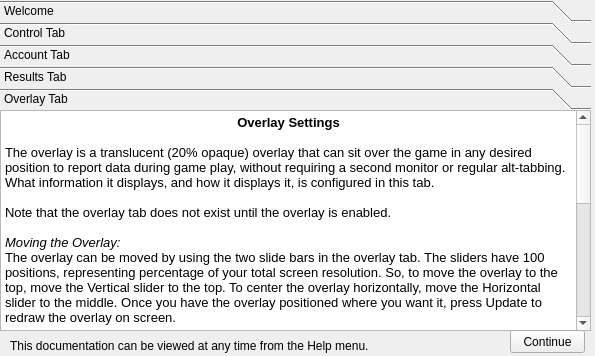
<?xml version="1.0" encoding="UTF-8"?>
<ui version="4.0">
 <class>HelpWindow</class>
 <widget class="QWidget" name="HelpWindow">
  <property name="windowModality">
   <enum>Qt::ApplicationModal</enum>
  </property>
  <property name="geometry">
   <rect>
    <x>0</x>
    <y>0</y>
    <width>595</width>
    <height>356</height>
   </rect>
  </property>
  <property name="minimumSize">
   <size>
    <width>595</width>
    <height>356</height>
   </size>
  </property>
  <property name="maximumSize">
   <size>
    <width>595</width>
    <height>356</height>
   </size>
  </property>
  <property name="windowTitle">
   <string>Tor Tools Documentation</string>
  </property>
  <widget class="QToolBox" name="helpWindow">
   <property name="geometry">
    <rect>
     <x>0</x>
     <y>0</y>
     <width>591</width>
     <height>331</height>
    </rect>
   </property>
   <property name="currentIndex">
    <number>4</number>
   </property>
   <property name="tabSpacing">
    <number>0</number>
   </property>
   <widget class="QWidget" name="page">
    <property name="geometry">
     <rect>
      <x>0</x>
      <y>0</y>
      <width>591</width>
      <height>226</height>
     </rect>
    </property>
    <attribute name="label">
     <string>Welcome</string>
    </attribute>
    <widget class="QTextEdit" name="textEdit">
     <property name="geometry">
      <rect>
       <x>0</x>
       <y>0</y>
       <width>591</width>
       <height>221</height>
      </rect>
     </property>
     <property name="html">
      <string>&lt;!DOCTYPE HTML PUBLIC &quot;-//W3C//DTD HTML 4.0//EN&quot; &quot;http://www.w3.org/TR/REC-html40/strict.dtd&quot;&gt;
&lt;html&gt;&lt;head&gt;&lt;meta name=&quot;qrichtext&quot; content=&quot;1&quot; /&gt;&lt;style type=&quot;text/css&quot;&gt;
p, li { white-space: pre-wrap; }
&lt;/style&gt;&lt;/head&gt;&lt;body style=&quot; font-family:'MS Shell Dlg 2'; font-size:8.25pt; font-weight:400; font-style:normal;&quot;&gt;
&lt;p align=&quot;center&quot; style=&quot; margin-top:0px; margin-bottom:0px; margin-left:0px; margin-right:0px; -qt-block-indent:0; text-indent:0px;&quot;&gt;&lt;span style=&quot; font-size:12pt;&quot;&gt;Welcome to TorTools&lt;/span&gt;&lt;/p&gt;
&lt;p align=&quot;center&quot; style=&quot; margin-top:0px; margin-bottom:0px; margin-left:0px; margin-right:0px; -qt-block-indent:0; text-indent:0px;&quot;&gt;&lt;span style=&quot; font-size:10pt;&quot;&gt;This documentation will help you get started.&lt;/span&gt;&lt;/p&gt;
&lt;p align=&quot;center&quot; style=&quot; margin-top:0px; margin-bottom:0px; margin-left:0px; margin-right:0px; -qt-block-indent:0; text-indent:0px;&quot;&gt;&lt;span style=&quot; font-size:10pt;&quot;&gt;If you'd rather dive right in, just close this window.&lt;/span&gt;&lt;/p&gt;
&lt;p align=&quot;center&quot; style=&quot;-qt-paragraph-type:empty; margin-top:0px; margin-bottom:0px; margin-left:0px; margin-right:0px; -qt-block-indent:0; text-indent:0px; font-size:10pt;&quot;&gt;&lt;/p&gt;
&lt;p style=&quot; margin-top:0px; margin-bottom:0px; margin-left:0px; margin-right:0px; -qt-block-indent:0; text-indent:0px;&quot;&gt;&lt;span style=&quot; font-size:10pt; font-weight:600;&quot;&gt;What is Tor Tools? &lt;/span&gt;&lt;/p&gt;
&lt;p style=&quot; margin-top:0px; margin-bottom:0px; margin-left:0px; margin-right:0px; -qt-block-indent:0; text-indent:0px;&quot;&gt;&lt;span style=&quot; font-size:10pt;&quot;&gt;Tor Tools is software to augment the game Star Wars - The Old Republic (SW:TOR or just TOR). It seeks out to do this by supplying two oft wanted features that BioWare, the developer of TOR, has yet to implement themselves: a combat statistics system, and a looking for group tool.&lt;/span&gt;&lt;/p&gt;
&lt;p style=&quot;-qt-paragraph-type:empty; margin-top:0px; margin-bottom:0px; margin-left:0px; margin-right:0px; -qt-block-indent:0; text-indent:0px; font-size:10pt;&quot;&gt;&lt;/p&gt;
&lt;p style=&quot; margin-top:0px; margin-bottom:0px; margin-left:0px; margin-right:0px; -qt-block-indent:0; text-indent:0px;&quot;&gt;&lt;span style=&quot; font-size:10pt;&quot;&gt;Unlike many other MMOs, SW:TOR does not currently offer a built in API for developing game addons, or even external API support for various tasks like account validation. As a result, this program is limited by the functionality provided by BioWare.  Details on these limitations will be discussed in the appropriate context.&lt;/span&gt;&lt;/p&gt;
&lt;p style=&quot;-qt-paragraph-type:empty; margin-top:0px; margin-bottom:0px; margin-left:0px; margin-right:0px; -qt-block-indent:0; text-indent:0px; font-size:10pt;&quot;&gt;&lt;/p&gt;
&lt;p style=&quot; margin-top:0px; margin-bottom:0px; margin-left:0px; margin-right:0px; -qt-block-indent:0; text-indent:0px;&quot;&gt;&lt;span style=&quot; font-size:10pt; font-weight:600;&quot;&gt;Combat Statistics&lt;/span&gt;&lt;/p&gt;
&lt;p style=&quot; margin-top:0px; margin-bottom:0px; margin-left:0px; margin-right:0px; -qt-block-indent:0; text-indent:0px;&quot;&gt;&lt;span style=&quot; font-size:10pt;&quot;&gt;TorTools has a multistep approach to determining and serving combat statistics to you. This approach starts with monitoring your filesystem for changes to the directory where TOR writes its log files. In order for log files to be successfully retreived, combat logs must be enabled in game. After logging is enabled in game, the control scheme for monitoring the directory must be set up and enabled. See the &amp;quot;Control Tab&amp;quot; section for more information on this process.&lt;/span&gt;&lt;/p&gt;
&lt;p style=&quot;-qt-paragraph-type:empty; margin-top:0px; margin-bottom:0px; margin-left:0px; margin-right:0px; -qt-block-indent:0; text-indent:0px; font-size:10pt;&quot;&gt;&lt;/p&gt;
&lt;p style=&quot; margin-top:0px; margin-bottom:0px; margin-left:0px; margin-right:0px; -qt-block-indent:0; text-indent:0px;&quot;&gt;&lt;span style=&quot; font-size:10pt;&quot;&gt;The limitation that will arise here is that TOR does not write the log to file after every encounter, nor to any discernable time table. So, updates to the statistics may well lag far behind actual combat times. This is a limitation imposed by BioWare. If you want to see statistics manually, you may force the game to write to file by temporarily disabling and then reenabling combat logging in game.&lt;/span&gt;&lt;/p&gt;
&lt;p style=&quot;-qt-paragraph-type:empty; margin-top:0px; margin-bottom:0px; margin-left:0px; margin-right:0px; -qt-block-indent:0; text-indent:0px; font-size:10pt;&quot;&gt;&lt;/p&gt;
&lt;p style=&quot; margin-top:0px; margin-bottom:0px; margin-left:0px; margin-right:0px; -qt-block-indent:0; text-indent:0px;&quot;&gt;&lt;span style=&quot; font-size:10pt;&quot;&gt;After a change is detected, the system then sends this file to a server that processes it, and generates both a webpage, viewable in the &amp;quot;results&amp;quot; tab, and reply to this client, which displays in the game overlay as designated in the Overlay tab. &lt;/span&gt;&lt;/p&gt;
&lt;p style=&quot;-qt-paragraph-type:empty; margin-top:0px; margin-bottom:0px; margin-left:0px; margin-right:0px; -qt-block-indent:0; text-indent:0px; font-size:10pt;&quot;&gt;&lt;/p&gt;
&lt;p style=&quot; margin-top:0px; margin-bottom:0px; margin-left:0px; margin-right:0px; -qt-block-indent:0; text-indent:0px;&quot;&gt;&lt;span style=&quot; font-size:10pt;&quot;&gt;The statistics reported include DPS (damage per second), total damage done over the encounter, damage taken, threat generated over the entire encounter, threat per second, healing done over the entire encounter, healing per second, and several other statistics. If selected, you may also see statistics comparing your numbers to those of a group you are in.&lt;/span&gt;&lt;/p&gt;
&lt;p style=&quot;-qt-paragraph-type:empty; margin-top:0px; margin-bottom:0px; margin-left:0px; margin-right:0px; -qt-block-indent:0; text-indent:0px; font-size:10pt;&quot;&gt;&lt;/p&gt;
&lt;p style=&quot; margin-top:0px; margin-bottom:0px; margin-left:0px; margin-right:0px; -qt-block-indent:0; text-indent:0px;&quot;&gt;&lt;span style=&quot; font-size:10pt; font-weight:600;&quot;&gt;Looking For Group (LFG) Tool&lt;/span&gt;&lt;/p&gt;
&lt;p style=&quot;-qt-paragraph-type:empty; margin-top:0px; margin-bottom:0px; margin-left:0px; margin-right:0px; -qt-block-indent:0; text-indent:0px; font-size:10pt; font-weight:600;&quot;&gt;&lt;/p&gt;
&lt;p style=&quot; margin-top:0px; margin-bottom:0px; margin-left:0px; margin-right:0px; -qt-block-indent:0; text-indent:0px;&quot;&gt;&lt;span style=&quot; font-size:10pt;&quot;&gt;This feature is planned and coming soon. Check back for updates.&lt;/span&gt;&lt;/p&gt;&lt;/body&gt;&lt;/html&gt;</string>
     </property>
    </widget>
   </widget>
   <widget class="QWidget" name="page_2">
    <property name="geometry">
     <rect>
      <x>0</x>
      <y>0</y>
      <width>591</width>
      <height>226</height>
     </rect>
    </property>
    <attribute name="label">
     <string>Control Tab</string>
    </attribute>
    <widget class="QTextEdit" name="textEdit_2">
     <property name="geometry">
      <rect>
       <x>0</x>
       <y>0</y>
       <width>591</width>
       <height>221</height>
      </rect>
     </property>
     <property name="html">
      <string>&lt;!DOCTYPE HTML PUBLIC &quot;-//W3C//DTD HTML 4.0//EN&quot; &quot;http://www.w3.org/TR/REC-html40/strict.dtd&quot;&gt;
&lt;html&gt;&lt;head&gt;&lt;meta name=&quot;qrichtext&quot; content=&quot;1&quot; /&gt;&lt;style type=&quot;text/css&quot;&gt;
p, li { white-space: pre-wrap; }
&lt;/style&gt;&lt;/head&gt;&lt;body style=&quot; font-family:'MS Shell Dlg 2'; font-size:8.25pt; font-weight:400; font-style:normal;&quot;&gt;
&lt;p align=&quot;center&quot; style=&quot; margin-top:0px; margin-bottom:0px; margin-left:0px; margin-right:0px; -qt-block-indent:0; text-indent:0px;&quot;&gt;&lt;span style=&quot; font-size:10pt; font-weight:600;&quot;&gt;The Control Tab&lt;/span&gt;&lt;/p&gt;
&lt;p style=&quot;-qt-paragraph-type:empty; margin-top:0px; margin-bottom:0px; margin-left:0px; margin-right:0px; -qt-block-indent:0; text-indent:0px; font-size:10pt; font-weight:600;&quot;&gt;&lt;/p&gt;
&lt;p style=&quot; margin-top:0px; margin-bottom:0px; margin-left:0px; margin-right:0px; -qt-block-indent:0; text-indent:0px;&quot;&gt;&lt;span style=&quot; font-size:10pt; font-weight:600;&quot;&gt;Purpose:&lt;/span&gt;&lt;/p&gt;
&lt;p style=&quot;-qt-paragraph-type:empty; margin-top:0px; margin-bottom:0px; margin-left:0px; margin-right:0px; -qt-block-indent:0; text-indent:0px; font-size:10pt; font-weight:600;&quot;&gt;&lt;/p&gt;
&lt;p style=&quot; margin-top:0px; margin-bottom:0px; margin-left:0px; margin-right:0px; -qt-block-indent:0; text-indent:0px;&quot;&gt;&lt;span style=&quot; font-size:10pt;&quot;&gt;The purpose of the control tab is to have controls typically needed during game play available on one screen. Other, more advanced or static settings may appear on other tabs, but most things changed 'on the fly' will appear here.&lt;/span&gt;&lt;/p&gt;
&lt;p style=&quot;-qt-paragraph-type:empty; margin-top:0px; margin-bottom:0px; margin-left:0px; margin-right:0px; -qt-block-indent:0; text-indent:0px; font-size:10pt;&quot;&gt;&lt;/p&gt;
&lt;p style=&quot; margin-top:0px; margin-bottom:0px; margin-left:0px; margin-right:0px; -qt-block-indent:0; text-indent:0px;&quot;&gt;&lt;span style=&quot; font-size:10pt; font-weight:600;&quot;&gt;Itemized Breakdown:&lt;/span&gt;&lt;/p&gt;
&lt;p style=&quot;-qt-paragraph-type:empty; margin-top:0px; margin-bottom:0px; margin-left:0px; margin-right:0px; -qt-block-indent:0; text-indent:0px; font-size:10pt; font-weight:600;&quot;&gt;&lt;/p&gt;
&lt;p style=&quot; margin-top:0px; margin-bottom:0px; margin-left:0px; margin-right:0px; -qt-block-indent:0; text-indent:0px;&quot;&gt;&lt;span style=&quot; font-size:10pt; font-style:italic;&quot;&gt;Turn On/Turn Off Buttons&lt;/span&gt;&lt;span style=&quot; font-size:10pt;&quot;&gt;: These buttons facillitate one-click enabling and disabling of the main features of Tor Tools: combat logging (and all of its attached functions), looking for group, and the overlay.&lt;/span&gt;&lt;/p&gt;
&lt;p style=&quot;-qt-paragraph-type:empty; margin-top:0px; margin-bottom:0px; margin-left:0px; margin-right:0px; -qt-block-indent:0; text-indent:0px; font-size:10pt;&quot;&gt;&lt;/p&gt;
&lt;p style=&quot; margin-top:0px; margin-bottom:0px; margin-left:0px; margin-right:0px; -qt-block-indent:0; text-indent:0px;&quot;&gt;&lt;span style=&quot; font-size:10pt; font-style:italic;&quot;&gt;Combat Log Directory: &lt;/span&gt;&lt;span style=&quot; font-size:10pt;&quot;&gt;This specifies which directory Tor Tools is going to watch for combat log changes from TOR. In most cases, this directory is My Documents/Star Wars - The Old Republic/CombatLogs/&lt;/span&gt;&lt;/p&gt;
&lt;p style=&quot;-qt-paragraph-type:empty; margin-top:0px; margin-bottom:0px; margin-left:0px; margin-right:0px; -qt-block-indent:0; text-indent:0px; font-size:10pt;&quot;&gt;&lt;/p&gt;
&lt;p style=&quot; margin-top:0px; margin-bottom:0px; margin-left:0px; margin-right:0px; -qt-block-indent:0; text-indent:0px;&quot;&gt;&lt;span style=&quot; font-size:10pt; font-style:italic;&quot;&gt;Number of Logs Before Deletion&lt;/span&gt;&lt;span style=&quot; font-size:10pt;&quot;&gt;: Because BioWare does not have any way in the game to delete old combat logs, and constant logging can produce a large number of them, Tor Tools will delete logs, oldest first, beyond the number specified here. If you do not want Tor Tools to delete logs, set the value to zero.&lt;/span&gt;&lt;/p&gt;
&lt;p style=&quot;-qt-paragraph-type:empty; margin-top:0px; margin-bottom:0px; margin-left:0px; margin-right:0px; -qt-block-indent:0; text-indent:0px; font-size:10pt;&quot;&gt;&lt;/p&gt;
&lt;p style=&quot; margin-top:0px; margin-bottom:0px; margin-left:0px; margin-right:0px; -qt-block-indent:0; text-indent:0px;&quot;&gt;&lt;span style=&quot; font-size:10pt; font-style:italic;&quot;&gt;Start Combat Loggin when TorTools starts&lt;/span&gt;&lt;span style=&quot; font-size:10pt;&quot;&gt;: checking this box means that monitoring of the log file and all other combat statistics features will start with the Tor Tools application.&lt;/span&gt;&lt;/p&gt;
&lt;p style=&quot;-qt-paragraph-type:empty; margin-top:0px; margin-bottom:0px; margin-left:0px; margin-right:0px; -qt-block-indent:0; text-indent:0px; font-size:10pt;&quot;&gt;&lt;/p&gt;
&lt;p style=&quot; margin-top:0px; margin-bottom:0px; margin-left:0px; margin-right:0px; -qt-block-indent:0; text-indent:0px;&quot;&gt;&lt;span style=&quot; font-size:10pt; font-style:italic;&quot;&gt;Contribute to Group Stats: &lt;/span&gt;&lt;span style=&quot; font-size:10pt;&quot;&gt;When this is checked, your combat stats will be pooled with others' on your server. The automated and manual grouping features will report your stats with the appropriate groups. Turning it off makes your statistics viewable to only you. You will not be pooled or grouped with others.&lt;/span&gt;&lt;/p&gt;
&lt;p style=&quot;-qt-paragraph-type:empty; margin-top:0px; margin-bottom:0px; margin-left:0px; margin-right:0px; -qt-block-indent:0; text-indent:0px; font-size:10pt;&quot;&gt;&lt;/p&gt;
&lt;p style=&quot; margin-top:0px; margin-bottom:0px; margin-left:0px; margin-right:0px; -qt-block-indent:0; text-indent:0px;&quot;&gt;&lt;span style=&quot; font-size:10pt; font-style:italic;&quot;&gt;Automatically Determine Group:&lt;/span&gt;&lt;span style=&quot; font-size:10pt;&quot;&gt; when this is checked, the server will attempt to determine who your group mates are without any further input from you. Note that this is a convenience feature and when reasonable, the manual group system should be used instead.&lt;/span&gt;&lt;/p&gt;
&lt;p style=&quot;-qt-paragraph-type:empty; margin-top:0px; margin-bottom:0px; margin-left:0px; margin-right:0px; -qt-block-indent:0; text-indent:0px; font-size:10pt;&quot;&gt;&lt;/p&gt;
&lt;p style=&quot; margin-top:0px; margin-bottom:0px; margin-left:0px; margin-right:0px; -qt-block-indent:0; text-indent:0px;&quot;&gt;&lt;span style=&quot; font-size:10pt; font-style:italic;&quot;&gt;Group Me With These Players: &lt;/span&gt;&lt;span style=&quot; font-size:10pt;&quot;&gt;This allows you to explicitly state the members of your in-game party or operation, allowing more accurate statistics reporting than with automatic detection. Note that members must have TorTools installed, running, and have Contribute to Group Stats checked.&lt;/span&gt;&lt;/p&gt;
&lt;p style=&quot;-qt-paragraph-type:empty; margin-top:0px; margin-bottom:0px; margin-left:0px; margin-right:0px; -qt-block-indent:0; text-indent:0px; font-size:10pt;&quot;&gt;&lt;/p&gt;
&lt;p style=&quot; margin-top:0px; margin-bottom:0px; margin-left:0px; margin-right:0px; -qt-block-indent:0; text-indent:0px;&quot;&gt;&lt;span style=&quot; font-size:10pt; font-weight:600;&quot;&gt;Group Finder Settings - Feature Coming Soon&lt;/span&gt;&lt;/p&gt;&lt;/body&gt;&lt;/html&gt;</string>
     </property>
    </widget>
   </widget>
   <widget class="QWidget" name="page_3">
    <property name="geometry">
     <rect>
      <x>0</x>
      <y>0</y>
      <width>591</width>
      <height>226</height>
     </rect>
    </property>
    <attribute name="label">
     <string>Account Tab</string>
    </attribute>
    <widget class="QTextEdit" name="textEdit_3">
     <property name="geometry">
      <rect>
       <x>0</x>
       <y>0</y>
       <width>591</width>
       <height>221</height>
      </rect>
     </property>
     <property name="html">
      <string>&lt;!DOCTYPE HTML PUBLIC &quot;-//W3C//DTD HTML 4.0//EN&quot; &quot;http://www.w3.org/TR/REC-html40/strict.dtd&quot;&gt;
&lt;html&gt;&lt;head&gt;&lt;meta name=&quot;qrichtext&quot; content=&quot;1&quot; /&gt;&lt;style type=&quot;text/css&quot;&gt;
p, li { white-space: pre-wrap; }
&lt;/style&gt;&lt;/head&gt;&lt;body style=&quot; font-family:'MS Shell Dlg 2'; font-size:8.25pt; font-weight:400; font-style:normal;&quot;&gt;
&lt;p align=&quot;center&quot; style=&quot; margin-top:0px; margin-bottom:0px; margin-left:0px; margin-right:0px; -qt-block-indent:0; text-indent:0px;&quot;&gt;&lt;span style=&quot; font-size:10pt; font-weight:600;&quot;&gt;Account Tab&lt;/span&gt;&lt;/p&gt;
&lt;p align=&quot;center&quot; style=&quot;-qt-paragraph-type:empty; margin-top:0px; margin-bottom:0px; margin-left:0px; margin-right:0px; -qt-block-indent:0; text-indent:0px; font-size:10pt; font-weight:600;&quot;&gt;&lt;/p&gt;
&lt;p style=&quot; margin-top:0px; margin-bottom:0px; margin-left:0px; margin-right:0px; -qt-block-indent:0; text-indent:0px;&quot;&gt;&lt;span style=&quot; font-size:10pt;&quot;&gt;The account tab should require very few changes under normal use. Most users will have a single log in session; once this login is complete, Tor Tools will remember it indefinitely.  &lt;/span&gt;&lt;/p&gt;
&lt;p style=&quot;-qt-paragraph-type:empty; margin-top:0px; margin-bottom:0px; margin-left:0px; margin-right:0px; -qt-block-indent:0; text-indent:0px; font-size:10pt;&quot;&gt;&lt;/p&gt;
&lt;p style=&quot; margin-top:0px; margin-bottom:0px; margin-left:0px; margin-right:0px; -qt-block-indent:0; text-indent:0px;&quot;&gt;&lt;span style=&quot; font-size:10pt;&quot;&gt;The account tab serves as a place to manage less mutable or less important details, typically associated with the LFG tool. While both the LFG tool and the combat statistics portion of TorTools require a login, only LFG requires character information. Note, however, that it is possible that accurate character information may lead to faster or more accurate results in some cases.&lt;/span&gt;&lt;/p&gt;
&lt;p style=&quot;-qt-paragraph-type:empty; margin-top:0px; margin-bottom:0px; margin-left:0px; margin-right:0px; -qt-block-indent:0; text-indent:0px; font-size:10pt;&quot;&gt;&lt;/p&gt;
&lt;p align=&quot;center&quot; style=&quot; margin-top:0px; margin-bottom:0px; margin-left:0px; margin-right:0px; -qt-block-indent:0; text-indent:0px;&quot;&gt;&lt;span style=&quot; font-size:10pt; font-weight:600;&quot;&gt;Itemized Breakdown&lt;/span&gt;&lt;/p&gt;
&lt;p align=&quot;center&quot; style=&quot;-qt-paragraph-type:empty; margin-top:0px; margin-bottom:0px; margin-left:0px; margin-right:0px; -qt-block-indent:0; text-indent:0px; font-size:10pt; font-weight:600;&quot;&gt;&lt;/p&gt;
&lt;p style=&quot; margin-top:0px; margin-bottom:0px; margin-left:0px; margin-right:0px; -qt-block-indent:0; text-indent:0px;&quot;&gt;&lt;span style=&quot; font-size:10pt; font-style:italic;&quot;&gt;First (Primary) Line: &lt;/span&gt;&lt;span style=&quot; font-size:10pt;&quot;&gt;The first line, with the &lt;/span&gt;&lt;span style=&quot; font-size:10pt; font-style:italic;&quot;&gt;username&lt;/span&gt;&lt;span style=&quot; font-size:10pt;&quot;&gt;, &lt;/span&gt;&lt;span style=&quot; font-size:10pt; font-style:italic;&quot;&gt;password&lt;/span&gt;&lt;span style=&quot; font-size:10pt;&quot;&gt; and &lt;/span&gt;&lt;span style=&quot; font-size:10pt; font-style:italic;&quot;&gt;server&lt;/span&gt;&lt;span style=&quot; font-size:10pt;&quot;&gt; fields are required for ALL Tor Tools services. Username and password need only be entered once. Server must only be changed when you change which server you are playing on. Note: you do not have to relog in after changing servers.&lt;/span&gt;&lt;/p&gt;
&lt;p style=&quot;-qt-paragraph-type:empty; margin-top:0px; margin-bottom:0px; margin-left:0px; margin-right:0px; -qt-block-indent:0; text-indent:0px; font-size:10pt;&quot;&gt;&lt;/p&gt;
&lt;p style=&quot; margin-top:0px; margin-bottom:0px; margin-left:0px; margin-right:0px; -qt-block-indent:0; text-indent:0px;&quot;&gt;&lt;span style=&quot; font-size:10pt; font-style:italic;&quot;&gt;Ignore List:&lt;/span&gt;&lt;span style=&quot; font-size:10pt;&quot;&gt; The ignore list is for more specific managing of who can and cannot see your data or get grouped with you. Names on your ignore list will never be able to see statistics from you, even if the grouping system would normally pool you with them.&lt;/span&gt;&lt;/p&gt;
&lt;p style=&quot;-qt-paragraph-type:empty; margin-top:0px; margin-bottom:0px; margin-left:0px; margin-right:0px; -qt-block-indent:0; text-indent:0px; font-size:10pt;&quot;&gt;&lt;/p&gt;
&lt;p style=&quot; margin-top:0px; margin-bottom:0px; margin-left:0px; margin-right:0px; -qt-block-indent:0; text-indent:0px;&quot;&gt;&lt;span style=&quot; font-size:10pt; font-style:italic;&quot;&gt;Current Character Info:&lt;/span&gt;&lt;span style=&quot; font-size:10pt;&quot;&gt; The LFG tool requires you to have a current character loaded. Both the name and level fields must be properly filled out. Note: TorTools will attempt to acquire your character names each time it starts. In most cases, you will only have to modify the level, role and class fields. They will be stored for future loads. If your character does not meet the level requirements for what it is seeking a group, it will be rejected from the pool. &lt;/span&gt;&lt;/p&gt;&lt;/body&gt;&lt;/html&gt;</string>
     </property>
    </widget>
   </widget>
   <widget class="QWidget" name="page_4">
    <property name="geometry">
     <rect>
      <x>0</x>
      <y>0</y>
      <width>591</width>
      <height>226</height>
     </rect>
    </property>
    <attribute name="label">
     <string>Results Tab</string>
    </attribute>
    <widget class="QPlainTextEdit" name="plainTextEdit">
     <property name="geometry">
      <rect>
       <x>0</x>
       <y>0</y>
       <width>591</width>
       <height>221</height>
      </rect>
     </property>
     <property name="plainText">
      <string>This tab is still in development. No functionality exists yet.</string>
     </property>
    </widget>
   </widget>
   <widget class="QWidget" name="page_5">
    <property name="geometry">
     <rect>
      <x>0</x>
      <y>0</y>
      <width>591</width>
      <height>226</height>
     </rect>
    </property>
    <attribute name="label">
     <string>Overlay Tab</string>
    </attribute>
    <widget class="QTextEdit" name="textEdit_4">
     <property name="geometry">
      <rect>
       <x>0</x>
       <y>0</y>
       <width>591</width>
       <height>221</height>
      </rect>
     </property>
     <property name="html">
      <string>&lt;!DOCTYPE HTML PUBLIC &quot;-//W3C//DTD HTML 4.0//EN&quot; &quot;http://www.w3.org/TR/REC-html40/strict.dtd&quot;&gt;
&lt;html&gt;&lt;head&gt;&lt;meta name=&quot;qrichtext&quot; content=&quot;1&quot; /&gt;&lt;style type=&quot;text/css&quot;&gt;
p, li { white-space: pre-wrap; }
&lt;/style&gt;&lt;/head&gt;&lt;body style=&quot; font-family:'MS Shell Dlg 2'; font-size:8.25pt; font-weight:400; font-style:normal;&quot;&gt;
&lt;p align=&quot;center&quot; style=&quot; margin-top:0px; margin-bottom:0px; margin-left:0px; margin-right:0px; -qt-block-indent:0; text-indent:0px;&quot;&gt;&lt;span style=&quot; font-size:10pt; font-weight:600;&quot;&gt;Overlay Settings&lt;/span&gt;&lt;/p&gt;
&lt;p align=&quot;center&quot; style=&quot;-qt-paragraph-type:empty; margin-top:0px; margin-bottom:0px; margin-left:0px; margin-right:0px; -qt-block-indent:0; text-indent:0px; font-size:10pt; font-weight:600;&quot;&gt;&lt;/p&gt;
&lt;p style=&quot; margin-top:0px; margin-bottom:0px; margin-left:0px; margin-right:0px; -qt-block-indent:0; text-indent:0px;&quot;&gt;&lt;span style=&quot; font-size:10pt;&quot;&gt;The overlay is a translucent (20% opaque) overlay that can sit over the game in any desired position to report data during game play, without requiring a second monitor or regular alt-tabbing. What information it displays, and how it displays it, is configured in this tab.&lt;/span&gt;&lt;/p&gt;
&lt;p style=&quot;-qt-paragraph-type:empty; margin-top:0px; margin-bottom:0px; margin-left:0px; margin-right:0px; -qt-block-indent:0; text-indent:0px; font-size:10pt;&quot;&gt;&lt;/p&gt;
&lt;p style=&quot; margin-top:0px; margin-bottom:0px; margin-left:0px; margin-right:0px; -qt-block-indent:0; text-indent:0px;&quot;&gt;&lt;span style=&quot; font-size:10pt;&quot;&gt;Note that the overlay tab does not exist until the overlay is enabled.&lt;/span&gt;&lt;/p&gt;
&lt;p style=&quot;-qt-paragraph-type:empty; margin-top:0px; margin-bottom:0px; margin-left:0px; margin-right:0px; -qt-block-indent:0; text-indent:0px; font-size:10pt;&quot;&gt;&lt;/p&gt;
&lt;p style=&quot; margin-top:0px; margin-bottom:0px; margin-left:0px; margin-right:0px; -qt-block-indent:0; text-indent:0px;&quot;&gt;&lt;span style=&quot; font-size:10pt; font-style:italic;&quot;&gt;Moving the Overlay:&lt;/span&gt;&lt;/p&gt;
&lt;p style=&quot; margin-top:0px; margin-bottom:0px; margin-left:0px; margin-right:0px; -qt-block-indent:0; text-indent:0px;&quot;&gt;&lt;span style=&quot; font-size:10pt;&quot;&gt;The overlay can be moved by using the two slide bars in the overlay tab. The sliders have 100 positions, representing percentage of your total screen resolution. So, to move the overlay to the top, move the Vertical slider to the top. To center the overlay horizontally, move the Horizontal slider to the middle. Once you have the overlay positioned where you want it, press Update to redraw the overlay on screen.&lt;/span&gt;&lt;/p&gt;
&lt;p style=&quot;-qt-paragraph-type:empty; margin-top:0px; margin-bottom:0px; margin-left:0px; margin-right:0px; -qt-block-indent:0; text-indent:0px; font-size:10pt;&quot;&gt;&lt;/p&gt;
&lt;p style=&quot; margin-top:0px; margin-bottom:0px; margin-left:0px; margin-right:0px; -qt-block-indent:0; text-indent:0px;&quot;&gt;&lt;span style=&quot; font-size:10pt; font-style:italic;&quot;&gt;Saving the Overlay's position for next time&lt;/span&gt;&lt;span style=&quot; font-size:10pt;&quot;&gt;:&lt;/span&gt;&lt;/p&gt;
&lt;p style=&quot; margin-top:0px; margin-bottom:0px; margin-left:0px; margin-right:0px; -qt-block-indent:0; text-indent:0px;&quot;&gt;&lt;span style=&quot; font-size:10pt;&quot;&gt;You can save the current position of the overlay so it opens in the same location when you restart Tor Tools. To do so, select Save Overlay Position from the Tor Tools drop down menu, or press Control+S while the Tor Tools main window (not the overlay) is selected.&lt;/span&gt;&lt;/p&gt;
&lt;p style=&quot;-qt-paragraph-type:empty; margin-top:0px; margin-bottom:0px; margin-left:0px; margin-right:0px; -qt-block-indent:0; text-indent:0px; font-size:10pt;&quot;&gt;&lt;/p&gt;
&lt;p align=&quot;center&quot; style=&quot; margin-top:0px; margin-bottom:0px; margin-left:0px; margin-right:0px; -qt-block-indent:0; text-indent:0px;&quot;&gt;&lt;span style=&quot; font-size:10pt; font-weight:600;&quot;&gt;Configuring the Overlay's Information&lt;/span&gt;&lt;/p&gt;
&lt;p style=&quot;-qt-paragraph-type:empty; margin-top:0px; margin-bottom:0px; margin-left:0px; margin-right:0px; -qt-block-indent:0; text-indent:0px; font-size:10pt; font-weight:600;&quot;&gt;&lt;/p&gt;
&lt;p style=&quot; margin-top:0px; margin-bottom:0px; margin-left:0px; margin-right:0px; -qt-block-indent:0; text-indent:0px;&quot;&gt;&lt;span style=&quot; font-size:10pt;&quot;&gt;The overlay can be configured to display a lot of different information sorted in different ways. It can also be configured to show real time, or delayed statistics. This time setting is for combat log exclusively. Looking for Group does not require or inquire this setting.&lt;/span&gt;&lt;/p&gt;
&lt;p style=&quot;-qt-paragraph-type:empty; margin-top:0px; margin-bottom:0px; margin-left:0px; margin-right:0px; -qt-block-indent:0; text-indent:0px; font-size:10pt;&quot;&gt;&lt;/p&gt;
&lt;p style=&quot; margin-top:0px; margin-bottom:0px; margin-left:0px; margin-right:0px; -qt-block-indent:0; text-indent:0px;&quot;&gt;&lt;span style=&quot; font-size:10pt; font-style:italic;&quot;&gt;Real-Time Statistics&lt;/span&gt;&lt;span style=&quot; font-size:10pt;&quot;&gt; will poll the server roughly every 3 seconds (two global cooldowns) for piecewise information that it sums and presents until the end of combat is reached. Note that in order for other party members to be shown with your statistics, they must also have real time selected. Real time statistics uses significantly more system resources, and thus may reduce game performance on slower systems.&lt;/span&gt;&lt;/p&gt;
&lt;p style=&quot;-qt-paragraph-type:empty; margin-top:0px; margin-bottom:0px; margin-left:0px; margin-right:0px; -qt-block-indent:0; text-indent:0px; font-size:10pt;&quot;&gt;&lt;/p&gt;
&lt;p style=&quot; margin-top:0px; margin-bottom:0px; margin-left:0px; margin-right:0px; -qt-block-indent:0; text-indent:0px;&quot;&gt;&lt;span style=&quot; font-size:10pt; font-style:italic;&quot;&gt;Delayed Statistics&lt;/span&gt;&lt;span style=&quot; font-size:10pt;&quot;&gt; is primarily selected to decrease system resource consumption, or for users who don't wish to have statistics changing on their screen during combat. Note that all party members must have delayed statistics selected to be grouped together.&lt;/span&gt;&lt;/p&gt;&lt;/body&gt;&lt;/html&gt;</string>
     </property>
    </widget>
   </widget>
  </widget>
  <widget class="QPushButton" name="closeHelp">
   <property name="geometry">
    <rect>
     <x>510</x>
     <y>330</y>
     <width>75</width>
     <height>23</height>
    </rect>
   </property>
   <property name="text">
    <string>Continue</string>
   </property>
  </widget>
  <widget class="QLabel" name="label">
   <property name="geometry">
    <rect>
     <x>10</x>
     <y>330</y>
     <width>391</width>
     <height>31</height>
    </rect>
   </property>
   <property name="text">
    <string>This documentation can be viewed at any time from the Help menu.</string>
   </property>
  </widget>
 </widget>
 <resources/>
 <connections/>
</ui>
